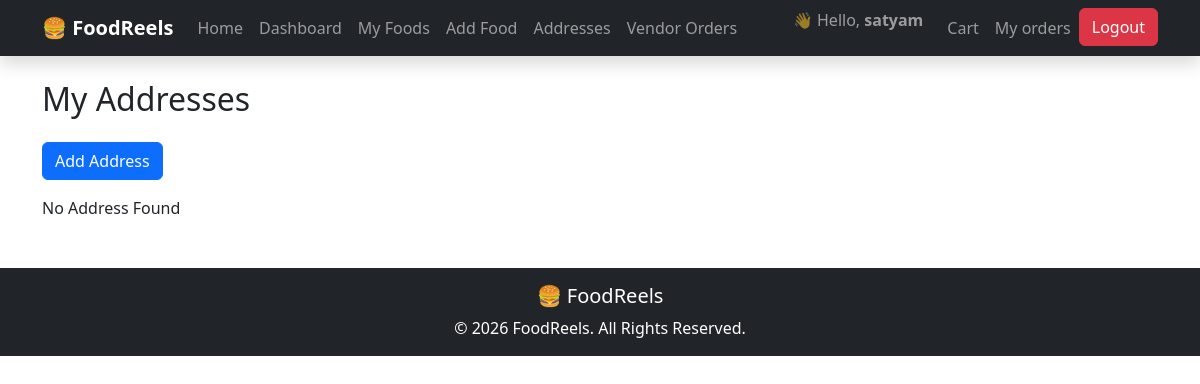
Page /addresses/ (signed in) on the earlier database version.
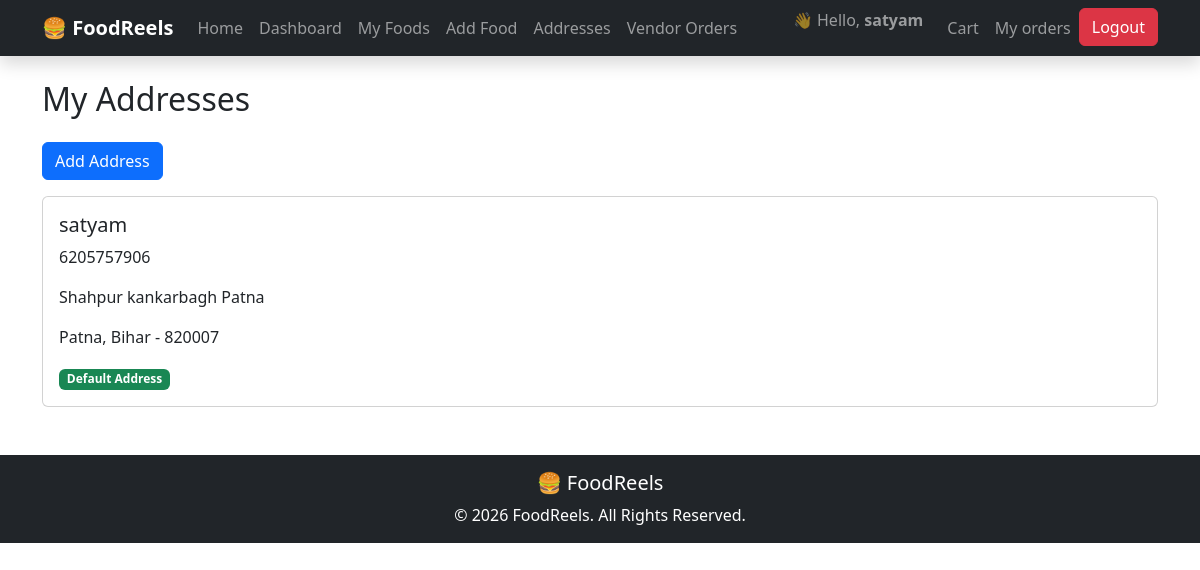
Same page on the later database version.
### addresses/models.py (models this page shows, shortened)
class Address(models.Model):
    user = models.ForeignKey(
        settings.AUTH_USER_MODEL,
        on_delete=models.CASCADE
    )
    full_name = models.CharField(max_length=150)
    phone = models.CharField(max_length=15)
    address_line = models.TextField()
    city = models.CharField(max_length=100)
    state = models.CharField(max_length=100)
    pincode = models.CharField(max_length=10)
    is_default = models.BooleanField(default=False)
    created_at = models.DateTimeField(auto_now_add=True)

### addresses/views.py (the view)
@login_required
def address_list(request):
    addresses = Address.objects.filter(
        user=request.user
    )
    return render(
        request,
        "addresses/address_list.html",
        {
            "addresses": addresses
        }
    )

### templates/addresses/address_list.html
{% extends "base.html" %}
{% block content %}
<h2 class="mb-4">
My Addresses
</h2>
<a
href="{% url 'add-address' %}"
class="btn btn-primary mb-3">
Add Address
</a>
{% for address in addresses %}
<div class="card mb-3">
<div class="card-body">
<h5>
{{ address.full_name }}
</h5>
<p>
{{ address.phone }}
</p>
<p>
{{ address.address_line }}
</p>
<p>
{{ address.city }},
{{ address.state }}
-
{{ address.pincode }}
</p>
{% if address.is_default %}
<span class="badge bg-success">
Default Address
</span>
{% endif %}
</div>
</div>
{% empty %}
<p>
No Address Found
</p>
{% endfor %}
{% endblock %}

Differences in the rows shown:
added Address: full_name "satyam", phone "6205757906", address_line "Shahpur kankarbagh Patna", city "Patna", state "Bihar", pincode "820007", is_default "Default Address"
Other differences:
text no longer shown: "No Address Found"
